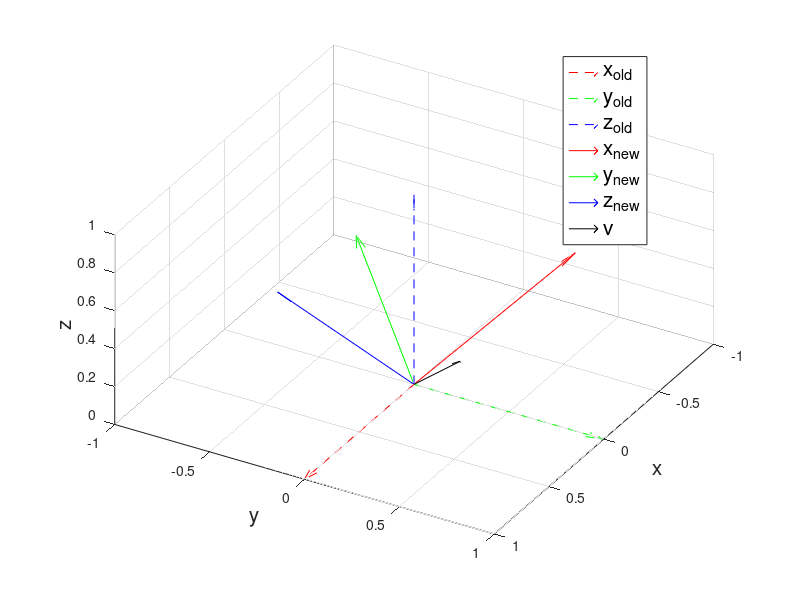

Here is the MATLAB script that generated this plot:
%============================
%      анимация поворота

clear;
v = [1/sqrt(3); 1/sqrt(3); 1/sqrt(3)]; % единичный вектор
%                    декартовой СК, отсекающий одинаковые
%                    отрезки по осям



% построим в поле графика исходный базис
e1 = [1;0;0];
e2 = [0;1;0];
e3 = [0;0;1];

figure;
hold on;
quiver3(0, 0, 0, e1(1), e1(2), e1(3),    1,...
       'MaxHeadSize', 0.05, 'Color', 'red',...
       'LineStyle', '--', 'DisplayName', 'x_{old}');
quiver3(0, 0, 0, e2(1), e2(2), e2(3),    1,...
       'MaxHeadSize', 0.05, 'Color', 'g',...
       'LineStyle', '--', 'DisplayName', 'y_{old}');
quiver3(0, 0, 0, e3(1), e3(2), e3(3),    1,...
       'MaxHeadSize', 0.05, 'Color', 'b',...
       'LineStyle', '--', 'DisplayName', 'z_{old}');
quiver3(0, 0, 0, v(1), v(2), v(3),    1,...
       'MaxHeadSize', 0.05, 'Color', 'k',...
       'LineStyle', '-', 'DisplayName', 'v');

daspect([1 1 1]);
xlabel('e_{1}', 'FontSize', 15);
ylabel('e_{2}', 'FontSize', 15);
zlabel('e_{3}', 'FontSize', 15);

legend('FontSize', 15);

view([120 30]); % угол зрения на график

angle_inc = 2; % шаг для поворота СК

% необходимо поворачивать СК e1 e2 e3 в неподвижной СК Octave
% => относимся к векторам e1 e2 e3 как к обычным

% углы в градусах
alpha = 60; % Z'
beta = 46;  % X'
gamma = 70; % Z''

A_z1 = rotz(alpha);
A_x2 = rotx(beta);
A_z3 = rotz(gamma);

alpha_array = angle_inc: angle_inc: alpha;
beta_array = angle_inc: angle_inc: beta;
gamma_array = angle_inc: angle_inc: gamma;

% сохраним исходные векторы базиса
e1_prev = e1;
e2_prev = e2;
e3_prev = e3;

v_prev = v;

% заготовки для координат повернутых векторов базиса
e1_next = zeros(size(e1));
e2_next = e1_next;
e3_next = e1_next;

v_next = e1_next;


A_z = rotz(angle_inc);

% Поворот вокруг Z на alpha
for k=1:length(alpha_array)
  % строим исходные (не повернутые) векторы заново (базиса и е)
  quiver3(0, 0, 0,...
        e1(1), e1(2), e1(3),...
        1, 'MaxHeadSize', 0.05, 'Color', 'r',...
        'LineStyle','--','DisplayName','x_{old}');
  hold on;
  quiver3(0, 0, 0,...
        e2(1), e2(2), e2(3),...
        1, 'MaxHeadSize', 0.05, 'Color', 'g',...
        'LineStyle','--','DisplayName','y_{old}');

  quiver3(0, 0, 0,...
        e3(1), e3(2), e3(3),...
        1, 'MaxHeadSize', 0.05, 'Color', 'blue',...
        'LineStyle','--','DisplayName','z_{old}');


  e1_next=A_z*e1_prev;
  e2_next=A_z*e2_prev;
  e3_next=A_z*e3_prev;
  v_next=A_z'*v_prev; % хотим чтоб вектор оставался неподвижен поэтому транспонируем


   quiver3(0, 0, 0,...
        e1_next(1), e1_next(2), e1_next(3),...
        1, 'MaxHeadSize', 0.05, 'Color', 'r',...
        'LineStyle','-','DisplayName','x_{new}');
  quiver3(0, 0, 0,...
        e2_next(1), e2_next(2), e2_next(3),...
        1, 'MaxHeadSize', 0.05, 'Color', 'g',...
        'LineStyle','-','DisplayName','y_{new}');

  quiver3(0, 0, 0,...
        e3_next(1), e3_next(2), e3_next(3),...
        1, 'MaxHeadSize', 0.05, 'Color', 'blue',...
        'LineStyle','-','DisplayName','z_{new}');

  quiver3(0, 0, 0,...
        v(1), v(2), v(3),...
        1, 'MaxHeadSize', 0.05, 'Color', 'k',...
        'LineStyle','-','DisplayName','v');
  daspect([1 1 1]);
  xlabel('x','FontSize', 15);
  ylabel('y', 'FontSize',15);
  zlabel('z', 'FontSize',15);
  view([120 30]);
  legend('FontSize', 15);
  pause(0.05);
  hold off;
  %обновляем координаты векторов базиса
  e1_prev=e1_next;
  e2_prev=e2_next;
  e3_prev=e3_next;



end

A_x = A_z1*rotx(angle_inc)*A_z1';

% Поворот вокруг Z на alpha
for k=1:length(beta_array)
  % строим исходные (не повернутые) векторы заново (базиса и е)
  quiver3(0, 0, 0,...
        e1(1), e1(2), e1(3),...
        1, 'MaxHeadSize', 0.05, 'Color', 'r',...
        'LineStyle','--','DisplayName','x_{old}');
  hold on;
  quiver3(0, 0, 0,...
        e2(1), e2(2), e2(3),...
        1, 'MaxHeadSize', 0.05, 'Color', 'g',...
        'LineStyle','--','DisplayName','y_{old}');

  quiver3(0, 0, 0,...
        e3(1), e3(2), e3(3),...
        1, 'MaxHeadSize', 0.05, 'Color', 'blue',...
        'LineStyle','--','DisplayName','z_{old}');


  e1_next=A_x*e1_prev;
  e2_next=A_x*e2_prev;
  e3_next=A_x*e3_prev;
  v_next=A_x'*v_prev; % хотим чтоб вектор оставался неподвижен поэтому транспонируем


   quiver3(0, 0, 0,...
        e1_next(1), e1_next(2), e1_next(3),...
        1, 'MaxHeadSize', 0.05, 'Color', 'r',...
        'LineStyle','-','DisplayName','x_{new}');
  quiver3(0, 0, 0,...
        e2_next(1), e2_next(2), e2_next(3),...
        1, 'MaxHeadSize', 0.05, 'Color', 'g',...
        'LineStyle','-','DisplayName','y_{new}');

  quiver3(0, 0, 0,...
        e3_next(1), e3_next(2), e3_next(3),...
        1, 'MaxHeadSize', 0.05, 'Color', 'blue',...
        'LineStyle','-','DisplayName','z_{new}');

  quiver3(0, 0, 0,...
        v(1), v(2), v(3),...
        1, 'MaxHeadSize', 0.05, 'Color', 'k',...
        'LineStyle','-','DisplayName','v');
  daspect([1 1 1]);
  xlabel('x','FontSize', 15);
  ylabel('y', 'FontSize',15);
  zlabel('z', 'FontSize',15);
  view([120 30]);
  legend('FontSize', 15);
  pause(0.05);
  hold off;
  %обновляем координаты векторов базиса
  e1_prev=e1_next;
  e2_prev=e2_next;
  e3_prev=e3_next;


end

A_z = rotz(angle_inc);
C = A_z1*A_x2;
A_z = C*A_z*C';
e3_next
A_z*e3_next


% Поворот вокруг Z на alpha
for k=1:length(gamma_array)
  % строим исходные (не повернутые) векторы заново (базиса и е)
  quiver3(0, 0, 0,...
        e1(1), e1(2), e1(3),...
        1, 'MaxHeadSize', 0.05, 'Color', 'r',...
        'LineStyle','--','DisplayName','x_{old}');
  hold on;
  quiver3(0, 0, 0,...
        e2(1), e2(2), e2(3),...
        1, 'MaxHeadSize', 0.05, 'Color', 'g',...
        'LineStyle','--','DisplayName','y_{old}');

  quiver3(0, 0, 0,...
        e3(1), e3(2), e3(3),...
        1, 'MaxHeadSize', 0.05, 'Color', 'blue',...
        'LineStyle','--','DisplayName','z_{old}');


  e1_next=A_z*e1_prev;
  e2_next=A_z*e2_prev;
  e3_next=A_z*e3_prev;
  v_next=A_z'*v_prev; % хотим чтоб вектор оставался неподвижен поэтому транспонируем


   quiver3(0, 0, 0,...
        e1_next(1), e1_next(2), e1_next(3),...
        1, 'MaxHeadSize', 0.05, 'Color', 'r',...
        'LineStyle','-','DisplayName','x_{new}');
  quiver3(0, 0, 0,...
        e2_next(1), e2_next(2), e2_next(3),...
        1, 'MaxHeadSize', 0.05, 'Color', 'g',...
        'LineStyle','-','DisplayName','y_{new}');

  quiver3(0, 0, 0,...
        e3_next(1), e3_next(2), e3_next(3),...
        1, 'MaxHeadSize', 0.05, 'Color', 'blue',...
        'LineStyle','-','DisplayName','z_{new}');

  quiver3(0, 0, 0,...
        v(1), v(2), v(3),...
        1, 'MaxHeadSize', 0.05, 'Color', 'k',...
        'LineStyle','-','DisplayName','v');
  daspect([1 1 1]);
  xlabel('x','FontSize', 15);
  ylabel('y', 'FontSize',15);
  zlabel('z', 'FontSize',15);
  view([120 30]);
  legend('FontSize', 15);
  pause(0.05);
  hold off;
  %обновляем координаты векторов базиса
  e1_prev=e1_next;
  e2_prev=e2_next;
  e3_prev=e3_next;


end
